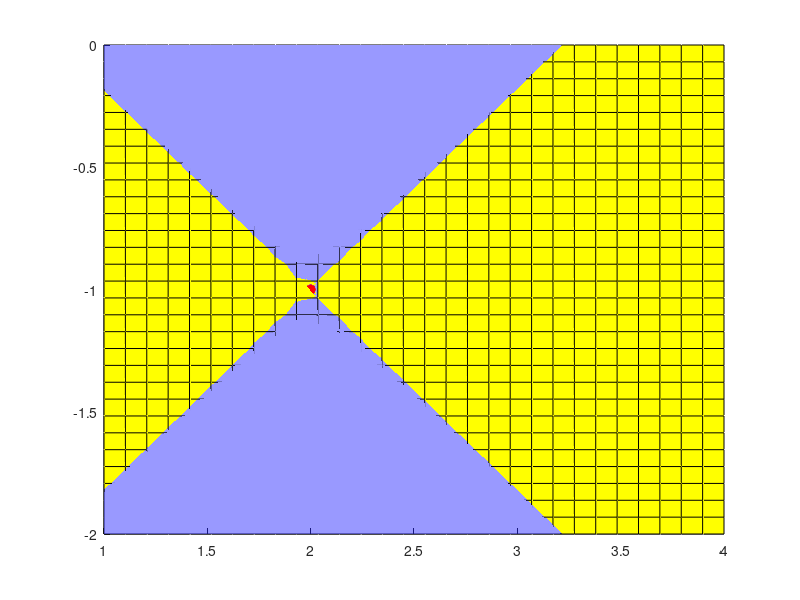

The MATLAB script that drew this image:
hold on
x=linspace(1,4,30);
y=linspace(-2,0,30);
[x y]=meshgrid(x,y);
z=3*y.^2-2*x.^2+x;
surf(x,y,z,'FaceColor','b','FaceAlpha',0.4,'EdgeColor','none')
plot3(2,-1,-3,'*','Color','r','linewidth',5)
z=-7*x-6*y+5;
surf(x,y,z,'FaceColor','y')

rotate3d on